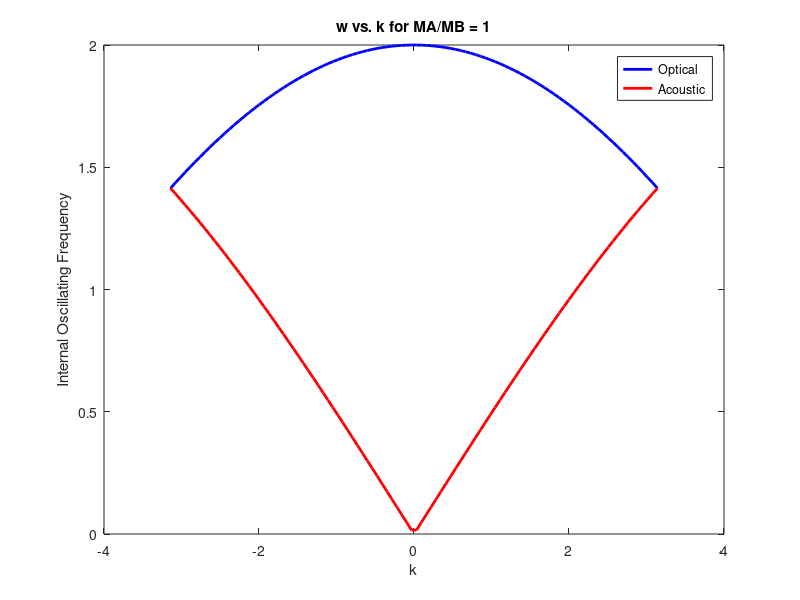
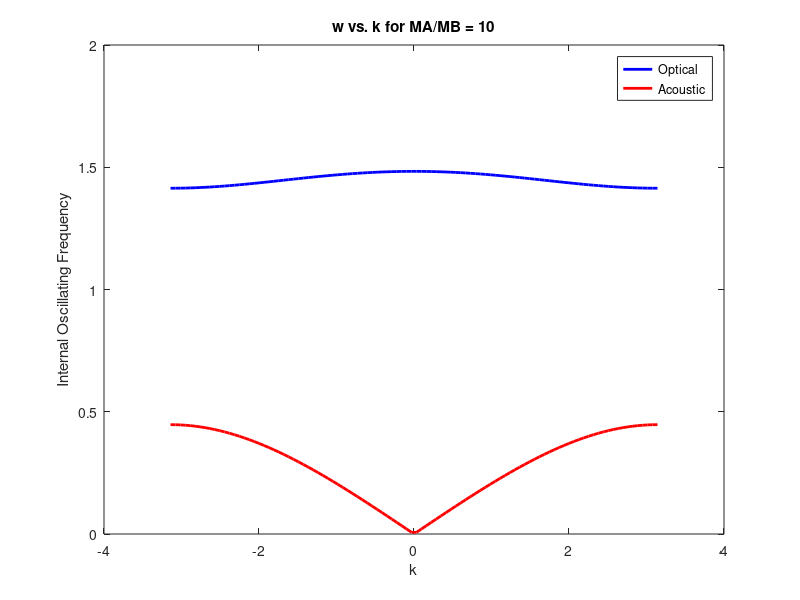

Write the MATLAB code that produced these figures, in order.
%% Problem 1
% *a)*
% 
% Two lattice branches, one optical and one acoustic.
% 
% *b)* 
% 
% $$\omega^2=\gamma\frac{M_A+M_B}{M_AM_B}\pm\frac{\gamma}{M_AM_B}\sqrt{(M_A+M_B)^2-4(M_AM_B)\sin(\frac{ka}{2})^2}$$

clc
clear
close all

a = 1;
gamma = 1;
k = linspace(-pi/a, pi/a, 100);
w_plus = zeros(1, length(k));
w_minus = zeros(1, length(k));
%% 
% $$M_A/M_B = 1$$

MA = 1;
MB = 1;

w_plus = gamma * (MA + MB) / (MA * MB) + (gamma / (MA * MB)) * ...
    sqrt((MA + MB) ^ 2 - 4 * MA * MB * sin(k * a / 2) .^ 2);
w_minus = gamma * (MA + MB) / (MA * MB) - (gamma / (MA * MB)) * ...
    sqrt((MA + MB) ^ 2 - 4 * MA * MB * sin(k * a / 2) .^ 2);

figure;
plot(k, sqrt(w_plus), 'b-', 'LineWidth', 2);
hold on;
plot(k, sqrt(w_minus), 'r-', 'LineWidth', 2);
ylabel('Internal Oscillating Frequency');
xlabel('k');
title('w vs. k for MA/MB = 1');
legend('Optical', 'Acoustic');
%% 
% $$M_A/M_B = 10$$

MA = 10;
MB = 1;

w_plus = gamma * (MA + MB) / (MA * MB) + (gamma / (MA * MB)) * ...
    sqrt((MA + MB) ^ 2 - 4 * MA * MB * sin(k * a / 2) .^ 2);
w_minus = gamma * (MA + MB) / (MA * MB) - (gamma / (MA * MB)) * ...
    sqrt((MA + MB) ^ 2 - 4 * MA * MB * sin(k * a / 2) .^ 2);

figure;
plot(k, sqrt(w_plus), 'b-', 'LineWidth', 2);
hold on;
plot(k, sqrt(w_minus), 'r-', 'LineWidth', 2);
ylabel('Internal Oscillating Frequency');
xlabel('k');
title('w vs. k for MA/MB = 10');
legend('Optical', 'Acoustic');
%% 
% *c)*
% 
% $$\left[\matrix{ M_A\omega^2-2\gamma & \gamma(1+e^{-ika}) \cr \gamma(1+e^{ika})  
% &M_B\omega^2-2\gamma} \right] \left[\matrix{u_n^A \cr u_n^B} \right] = 0$$
% 
% $$\frac{u_n^A}{u_n^B} = \frac{-\gamma(1+e^{-ika})}{M_A\omega^2-2\gamma}$$
% 
% *For Acoustic*
% 
% $$k\rightarrow0$$
% 
% $$\omega^2 = 0$$
% 
% $$\frac{u_n^A}{u_n^B} = \frac{(1+e^{0})}{2} = 1$$
% 
% $$k\rightarrow\frac{\pi}{a}$$
% 
% $$\frac{u_n^A}{u_n^B} = 0$$
% 
% *For Optical*
% 
% $$k\rightarrow0$$
% 
% $$\omega^2 = \frac{2\gamma(M_A+M_B)}{M_AM_B}$$
% 
% $$\frac{u_n^A}{u_n^B} = \frac{-(1+e^{0})}{\frac{2(M_A+M_B)}{M_B}-2} = \frac{-M_B}{M_A}$$
% 
% $$k\rightarrow\frac{\pi}{a}$$
% 
% $$\frac{u_n^A}{u_n^B} = 0$$